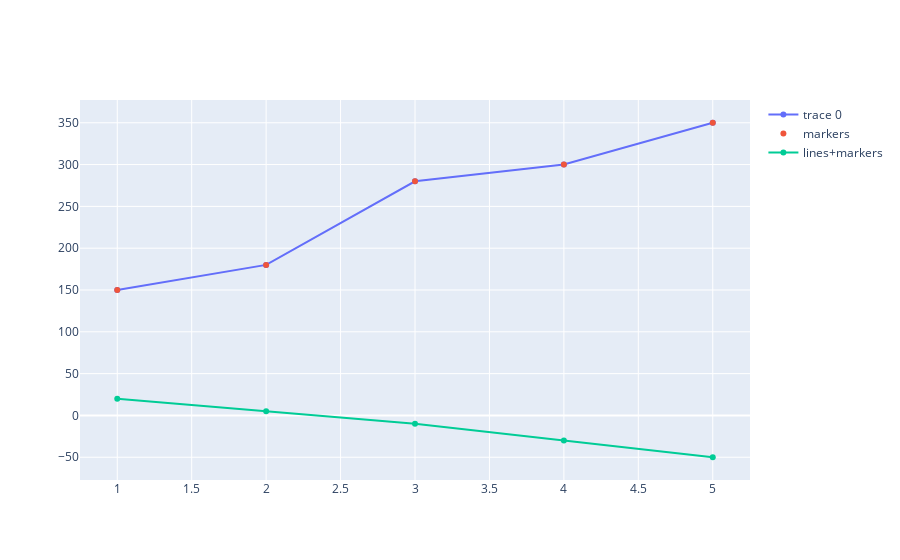

Source (notebook cell):
### Markdown cell above
## How Linear Regression works

### Code cell
# First Iteration start randomly
house_price_base = np.array([20, 5, -10, -30, -50])
rooms_base = np.array([1, 2, 3, 4, 5])

house_price = np.array([150, 180, 280, 300, 350])
rooms = np.array([1, 2, 3, 4, 5])

import plotly.graph_objects as go
import numpy as np

fig = go.Figure(data=go.Scatter(x=rooms, y=house_price, mode='lines+markers'))
fig = go.Figure(data=go.Scatter(x=rooms, y=house_price, mode='lines+markers'))

fig.add_trace(go.Scatter(x=rooms, y=house_price,
                    mode='markers',
                    name='markers'))
fig.add_trace(go.Scatter(x=rooms_base, y=house_price_base,
                    mode='lines+markers',
                    name='lines+markers'))

fig.show()

### Figure 1 — Plotly figure (JSON) as saved in the notebook; plotly's stock layout.template omitted (floating-point values rounded to 4 significant figures)
{"data": [{"mode": "lines+markers", "type": "scatter", "x": [1, 2, 3, 4, 5], "y": [150, 180, 280, 300, 350]}, {"mode": "markers", "name": "markers", "type": "scatter", "x": [1, 2, 3, 4, 5], "y": [150, 180, 280, 300, 350]}, {"mode": "lines+markers", "name": "lines+markers", "type": "scatter", "x": [1, 2, 3, 4, 5], "y": [20, 5, -10, -30, -50]}], "layout": {}}
